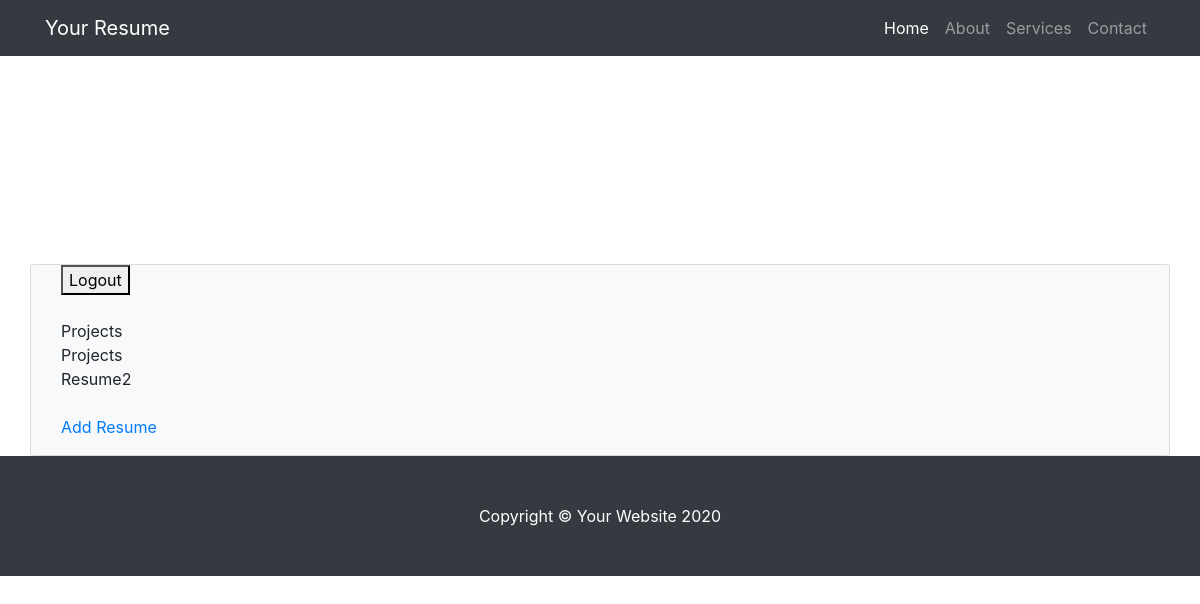
The app's page / (signed in) with its own data.
### app/models.py (models this page shows, shortened)
class Resume_No(models.Model):
    name = models.CharField(max_length=250)
    author = models.ForeignKey(User,on_delete=models.CASCADE)

### app/views.py (the view)
# urls.py: path('',HomeView.as_view(),name="home"),
class HomeView(ListView):
    model = Resume_No
    template_name = 'homelogin.html'

### templates/homelogin.html
{% extends 'base.html' %}
{% block content %}
{% if user.is_authenticated %}
    {% for x in object_list %}
        {% if x.author.id == user.id %}
            {{x.name}}<br/>
        {% endif %}
    {% endfor %}
    <br/>
    <a href="{% url 'addresume' %}">Add Resume</a>
{% endif %}
{% endblock %}

### records on screen
Resume_No: name "Projects"
Resume_No: name "Projects"
Resume_No: name "Resume2"
